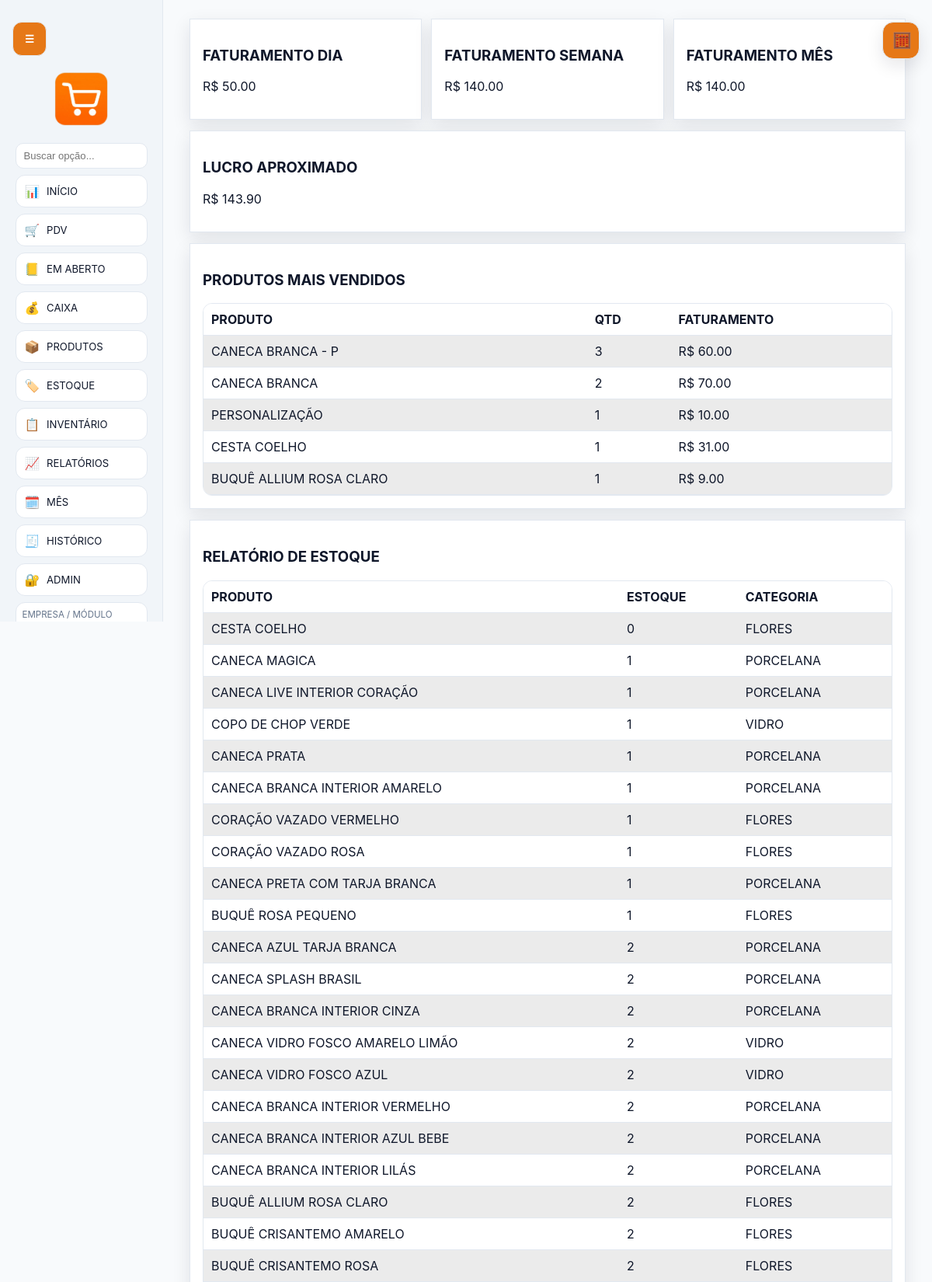
The app's page /reports (signed in, upper part) with its own data.
### tables this page shows
CREATE TABLE system_settings (
            key TEXT PRIMARY KEY,
            value TEXT NOT NULL
        );

CREATE TABLE sale_items (
            id INTEGER PRIMARY KEY AUTOINCREMENT,
            sale_id INTEGER NOT NULL,
            product_id INTEGER NOT NULL,
            product_name TEXT NOT NULL,
            quantity INTEGER NOT NULL,
            unit_price REAL NOT NULL,
            total_price REAL NOT NULL,
            FOREIGN KEY(sale_id) REFERENCES sales(id) ON DELETE CASCADE,
            FOREIGN KEY(product_id) REFERENCES products(id)
        );

CREATE TABLE products (
            id INTEGER PRIMARY KEY AUTOINCREMENT,
            name TEXT NOT NULL,
            category TEXT NOT NULL,
            cost_price REAL NOT NULL,
            sale_price REAL NOT NULL,
            stock_qty INTEGER NOT NULL DEFAULT 0,
            created_at TEXT NOT NULL
        , code TEXT);

### app.py (the view)
@app.route("/reports")
def reports():
    redirect_resp = require_login()
    if redirect_resp:
        return redirect_resp
    db = get_db()
    top_products = db.execute(
        """
        SELECT product_name, SUM(quantity) AS qty, SUM(total_price) AS faturamento
        FROM sale_items si
        JOIN sales s ON s.id = si.sale_id
        WHERE s.status = 'ACTIVE'
        GROUP BY product_name
        ORDER BY qty DESC LIMIT 10
        """
    ).fetchall()
    now = datetime.now()
    day_start = now.replace(hour=0, minute=0, second=0, microsecond=0).isoformat()
    week_start = (now - timedelta(days=now.weekday())).replace(hour=0, minute=0, second=0, microsecond=0).isoformat()
    month_start = now.replace(day=1, hour=0, minute=0, second=0, microsecond=0).isoformat()
    def total_since(since: str) -> float:
        return db.execute(
            "SELECT COALESCE(SUM(total),0) AS t FROM sales WHERE status = 'ACTIVE' AND created_at >= ?",
            (since,),
        ).fetchone()["t"]
    faturamento = {
        "dia": total_since(day_start),
        "semana": total_since(week_start),
        "mes": total_since(month_start),
    }
    lucro = db.execute(
        """
        SELECT COALESCE(SUM((si.unit_price - p.cost_price) * si.quantity),0) AS lucro
        FROM sale_items si
        JOIN sales s ON s.id = si.sale_id
        JOIN products p ON p.id = si.product_id
        WHERE s.status = 'ACTIVE'
        """
    ).fetchone()["lucro"]
    stock_report = db.execute("SELECT * FROM products ORDER BY stock_qty ASC").fetchall()
    return render_template(
        "reports.html",
        top_products=top_products,
        faturamento=faturamento,
        lucro=lucro,
        stock_report=stock_report,
    )

### app.py (called while the page is built)
def resolve_db_path() -> Path:
    endpoint = request.endpoint or ""
    if endpoint in CORE_ENDPOINTS or endpoint.startswith("admin_"):
        return MASTER_DB_PATH
    selected = session.get("module_db")
    if not selected:
        return MASTER_DB_PATH
    return BASE_DIR / str(selected)

def get_master_db() -> sqlite3.Connection:
    if "master_db" not in g:
        init_db(MASTER_DB_PATH, seed_modules=True)
        conn = sqlite3.connect(MASTER_DB_PATH)
        conn.row_factory = sqlite3.Row
        conn.execute("PRAGMA foreign_keys = ON")
        g.master_db = conn
    return g.master_db

def get_db() -> sqlite3.Connection:
    db_path = resolve_db_path()
    if "db" not in g or g.get("db_path") != str(db_path):
        previous = g.pop("db", None)
        if previous is not None:
            previous.close()
        init_db(db_path, seed_modules=(db_path == MASTER_DB_PATH))
        conn = sqlite3.connect(db_path)
        conn.row_factory = sqlite3.Row
        conn.execute("PRAGMA foreign_keys = ON")
        g.db = conn
        g.db_path = str(db_path)
    return g.db

def get_system_name(db: sqlite3.Connection) -> str:
    row = db.execute("SELECT value FROM system_settings WHERE key = 'system_name'").fetchone()
    return row["value"] if row else "Quadrinhas Drinks Vendas"

def get_setting(db: sqlite3.Connection, key: str, default: str = "") -> str:
    row = db.execute("SELECT value FROM system_settings WHERE key = ?", (key,)).fetchone()
    return row["value"] if row else default

def maybe_run_daily_backup() -> None:
    db = get_master_db()
    if get_setting(db, "backup_enabled", "1") != "1":
        return
    today = datetime.now().strftime("%Y-%m-%d")
    last_run = get_setting(db, "backup_last_run_date", "")
    if last_run == today:
        return
    keep_days = int(get_setting(db, "backup_keep_days", "30") or "30")
    create_backup_archive()
    cleanup_old_backups(keep_days)
    set_setting(db, "backup_last_run_date", today)
    db.commit()

def is_password_hashed(password: str) -> bool:
    return password.startswith("scrypt:") or password.startswith("pbkdf2:")

def hash_password(password: str) -> str:
    return generate_password_hash(password)

def user_allowed_tabs(user: sqlite3.Row | None) -> set[str]:
    if not user:
        return set()
    if user["role"] == "ADMIN":
        return set(DEFAULT_USER_TABS)
    return parse_allowed_tabs(user["allowed_tabs"])

def now_iso() -> str:
    return datetime.now().isoformat(timespec="seconds")

### templates/reports.html
{% extends 'base.html' %}
{% block content %}
<section class="grid three">
<article class="card"><h3>Faturamento dia</h3><p>R$ {{ '%.2f'|format(faturamento['dia']) }}</p></article>
<article class="card"><h3>Faturamento semana</h3><p>R$ {{ '%.2f'|format(faturamento['semana']) }}</p></article>
<article class="card"><h3>Faturamento mês</h3><p>R$ {{ '%.2f'|format(faturamento['mes']) }}</p></article>
</section>
<section class="card"><h3>Lucro aproximado</h3><p>R$ {{ '%.2f'|format(lucro) }}</p></section>
<section class="card"><h3>Produtos mais vendidos</h3>
<table><tr><th>Produto</th><th>Qtd</th><th>Faturamento</th></tr>{% for t in top_products %}<tr><td>{{ t['product_name'] }}</td><td>{{ t['qty'] }}</td><td>R$ {{ '%.2f'|format(t['faturamento']) }}</td></tr>{% endfor %}</table>
</section>
<section class="card"><h3>Relatório de estoque</h3>
<table><tr><th>Produto</th><th>Estoque</th><th>Categoria</th></tr>{% for p in stock_report %}<tr><td>{{ p['name'] }}</td><td>{{ p['stock_qty'] }}</td><td>{{ p['category'] }}</td></tr>{% endfor %}</table>
</section>
{% endblock %}

### templates/base.html (shortened to what this page needs)
<!doctype html>
<html lang="pt-BR">
<head>
  <link rel="stylesheet" href="{{ url_for('static', filename='style.css', v=asset_version) }}">
</head>
<body class="light-theme">
  {% if session.get('user_id') %}
  <button id="menu-toggle" class="menu-toggle" type="button" aria-label="Abrir ou fechar menu">☰</button>
  <aside id="side-menu" class="side-menu">
    <div class="menu-header">
      <img src="{{ url_for('static', filename=logo_path) }}" alt="Logo da loja" class="store-logo" onerror="this.style.display='none';this.nextElementSibling.style.display='block';">
    </div>
    <nav class="menu-nav">
      <div class="menu-filter-wrap">
        <input id="menu-filter" type="search" placeholder="Buscar opção..." autocomplete="off" aria-label="Buscar opção no menu">
      </div>
      {% if is_admin or 'dashboard' in allowed_tabs %}
      <a href="{{ url_for('dashboard') }}" title="Início"><span>📊</span><small>Início</small></a>
      {% endif %}
      {% if is_admin or 'pdv' in allowed_tabs %}
      <a href="{{ url_for('pdv') }}" title="PDV"><span>🛒</span><small>PDV</small></a>
      {% endif %}
      {% if is_admin or 'mesa' in allowed_tabs %}
      <a href="{{ url_for('mesa') }}" title="Em Aberto"><span>📒</span><small>Em Aberto</small></a>
      {% endif %}
      {% if is_admin or 'cash' in allowed_tabs %}
      <a href="{{ url_for('cash') }}" title="Caixa"><span>💰</span><small>Caixa</small></a>
      {% endif %}
      {% if is_admin or 'products' in allowed_tabs %}
      <a href="{{ url_for('products') }}" title="Produtos"><span>📦</span><small>Produtos</small></a>
      {% endif %}
      {% if is_admin or 'stock' in allowed_tabs %}
      <a href="{{ url_for('stock') }}" title="Estoque"><span>🏷️</span><small>Estoque</small></a>
      {% endif %}
      {% if is_admin or 'inventory' in allowed_tabs %}
      <a href="{{ url_for('inventory') }}" title="Inventário"><span>📋</span><small>Inventário</small></a>
      {% endif %}
      {% if is_admin or 'reports' in allowed_tabs %}
      <a href="{{ url_for('reports') }}" title="Relatórios"><span>📈</span><small>Relatórios</small></a>
      {% endif %}
      {% if is_admin or 'monthly' in allowed_tabs %}
      <a href="{{ url_for('monthly_management') }}" title="Gerenciar mês"><span>🗓️</span><small>Mês</small></a>
      {% endif %}
      {% if is_admin or 'sales' in allowed_tabs %}
      <a href="{{ url_for('sales_history') }}" title="Histórico"><span>🧾</span><small>Histórico</small></a>
      {% endif %}
      {% if is_admin %}
      <a href="{{ url_for('admin_users') }}" title="Admin"><span>🔐</span><small>Admin</small></a>
      {% endif %}
      {% if modules %}
      <form method="post" action="{{ url_for('select_module') }}" class="module-switcher">
        <label for="module_id">Empresa / Módulo</label>
      </form>
      {% endif %}
    </nav>
  </aside>
  {% endif %}
  <main class="app-main {% if session.get('user_id') %}with-sidebar{% endif %}">
    {% block content %}{% endblock %}
  </main>
  <button id="floating-calc-toggle" class="floating-calc-toggle" type="button" aria-label="Abrir calculadora" title="Calculadora">🧮</button>
</body>
</html>

### static/style.css (style rules this page uses)
body { --bg: #F8FAFC; --surface: #FFFFFF; --surface-2: #FFFFFF; --sidebar: #F1F5F9; --text: #0F172A; --muted: #64748B; --primary: #e67817; --primary-hover: #cf6510; --success: #d8f5e1; --danger: #ffdfe5; --warning: #fff1cb; --border: #E2E8F0; --link: #e67817; --shadow: 0 8px 22px rgba(15, 23, 42, 0.10); }
* { box-sizing: border-box; }
body { font-family: Inter, Segoe UI, Roboto, Arial, sans-serif; background: var(--bg); color: var(--text); margin: 0; min-height: 100vh; text-transform: uppercase; }
body.light-theme { background: var(--bg); }
.menu-toggle { position: fixed; top: 22px; left: 16px; z-index: 30; width: 44px; height: 44px; border-radius: 12px; border: 1px solid var(--border); background: var(--primary); color: #fff; cursor: pointer; }
.side-menu { position: fixed; top: 0; left: 0; width: 210px; height: 100vh; overflow-y: auto; overflow-x: hidden; background: var(--sidebar); border-right: 1px solid var(--border); display: flex; flex-direction: column; padding: 14px 10px; gap: 14px; align-items: center; transition: transform 0.25s ease; z-index: 20; }
body.light-theme .side-menu { background: var(--sidebar); }
.store-logo { width: 120px; max-height: 70px; object-fit: contain; display: block; margin: 78px auto 8px; }
.menu-nav { width: 100%; display: grid; gap: 8px; justify-items: center; margin: auto 0; }
.menu-filter-wrap { width: 170px; }
#menu-filter { margin: 0; padding: 8px 10px; font-size: 0.82rem; border-radius: 10px; }
.menu-nav a { width: 170px; min-height: 42px; display: flex; align-items: center; justify-content: flex-start; gap: 9px; padding: 7px 11px; font-size: 0.98rem; border-radius: 12px; border: 1px solid var(--border); background: var(--surface); color: var(--text); text-decoration: none; }
.menu-nav a small { font-size: 0.82rem; color: var(--text); }
.app-main { width: min(1200px, 100%); margin: 0 auto; padding: clamp(12px, 2.4vw, 24px); }
.app-main.with-sidebar { margin-left: 220px; width: calc(100% - 230px); }
.card { background: var(--surface); border: 1px solid var(--border); border-radius: var(--radius); padding: 16px; margin-bottom: 14px; box-shadow: var(--shadow); }
body.light-theme .card { background: var(--surface); }
.grid { display: grid; gap: 12px; justify-content: center; }
.grid.three { grid-template-columns: repeat(3, minmax(0, 1fr)); }
table { width: 100%; border-collapse: separate; border-spacing: 0; border: 1px solid var(--border); border-radius: 12px; overflow: hidden; }
th, td { border-bottom: 1px solid var(--border); padding: 10px; text-align: left; }
th { background: var(--surface); color: var(--text); }
body.light-theme th { background: var(--surface); color: var(--text); }
tr:nth-child(even) td { background: color-mix(in srgb, var(--surface) 92%, #000 8%); }
label { display: block; margin-bottom: 10px; color: var(--muted); font-size: 0.93rem; }
input, select, button { width: 100%; margin-top: 6px; padding: 10px 12px; border-radius: 10px; border: 1px solid var(--border); background: var(--surface); color: var(--text); }
body.light-theme input, body.light-theme select, body.light-theme button { background: var(--surface); }
button { cursor: pointer; background: var(--primary); border: none; font-weight: 600; color: #fff; }
body.light-theme button { background: var(--primary); color: #fff; }
a { color: var(--link); }
.menu-nav a { box-shadow: inset 0 0 0 1px rgba(255,255,255,0.02); }
.card { backdrop-filter: blur(4px); }
.floating-calc-toggle { position: fixed; top: 22px; right: 16px; z-index: 40; width: 48px; height: 48px; border-radius: 14px; border: 1px solid var(--border); background: var(--primary); color: #fff; font-size: 1.25rem; box-shadow: var(--shadow); }
.module-switcher { width: 170px; display: grid; gap: 4px; padding: 8px; border: 1px solid var(--border); border-radius: 12px; background: var(--surface); }
.module-switcher label { margin: 0; font-size: 0.72rem; }

### records on screen
system_settings: value (picture)
sale_items: product_name "CANECA BRANCA - P", qty "3", faturamento "60.00"
sale_items: product_name "CANECA BRANCA", qty "2", faturamento "70.00"
sale_items: product_name "PERSONALIZAÇÃO", qty "1", faturamento "10.00"
sale_items: product_name "CESTA COELHO", qty "1", faturamento "31.00"
sale_items: product_name "BUQUÊ ALLIUM ROSA CLARO", qty "1", faturamento "9.00"
products: name "CESTA COELHO", stock_qty "0", category "FLORES"
products: name "CANECA MAGICA", stock_qty "1", category "PORCELANA"
products: name "CANECA LIVE INTERIOR CORAÇÃO", stock_qty "1", category "PORCELANA"
products: name "COPO DE CHOP VERDE", stock_qty "1", category "VIDRO"
products: name "CANECA PRATA", stock_qty "1", category "PORCELANA"
products: name "CANECA BRANCA INTERIOR AMARELO", stock_qty "1", category "PORCELANA"
products: name "CORAÇÃO VAZADO VERMELHO", stock_qty "1", category "FLORES"
products: name "CORAÇÃO VAZADO ROSA", stock_qty "1", category "FLORES"
products: name "CANECA PRETA COM TARJA BRANCA", stock_qty "1", category "PORCELANA"
products: name "BUQUÊ ROSA PEQUENO", stock_qty "1", category "FLORES"
products: name "CANECA AZUL TARJA BRANCA", stock_qty "2", category "PORCELANA"
products: name "CANECA SPLASH BRASIL", stock_qty "2", category "PORCELANA"
products: name "CANECA BRANCA INTERIOR CINZA", stock_qty "2", category "PORCELANA"
products: name "CANECA VIDRO FOSCO AMARELO LIMÃO", stock_qty "2", category "VIDRO"
products: name "CANECA VIDRO FOSCO AZUL", stock_qty "2", category "VIDRO"
products: name "CANECA BRANCA INTERIOR VERMELHO", stock_qty "2", category "PORCELANA"
products: name "CANECA BRANCA INTERIOR AZUL BEBE", stock_qty "2", category "PORCELANA"
products: name "CANECA BRANCA INTERIOR LILÁS", stock_qty "2", category "PORCELANA"
products: name "BUQUÊ ALLIUM ROSA CLARO", stock_qty "2", category "FLORES"
products: name "BUQUÊ CRISANTEMO AMARELO", stock_qty "2", category "FLORES"
products: name "BUQUÊ CRISANTEMO ROSA", stock_qty "2", category "FLORES"

### other values on screen
{{ '%.2f'|format(faturamento['dia']) }} "50.00"
{{ '%.2f'|format(faturamento['semana']) }} "140.00"
{{ '%.2f'|format(faturamento['mes']) }} "140.00"
{{ '%.2f'|format(lucro) }} "143.90"
